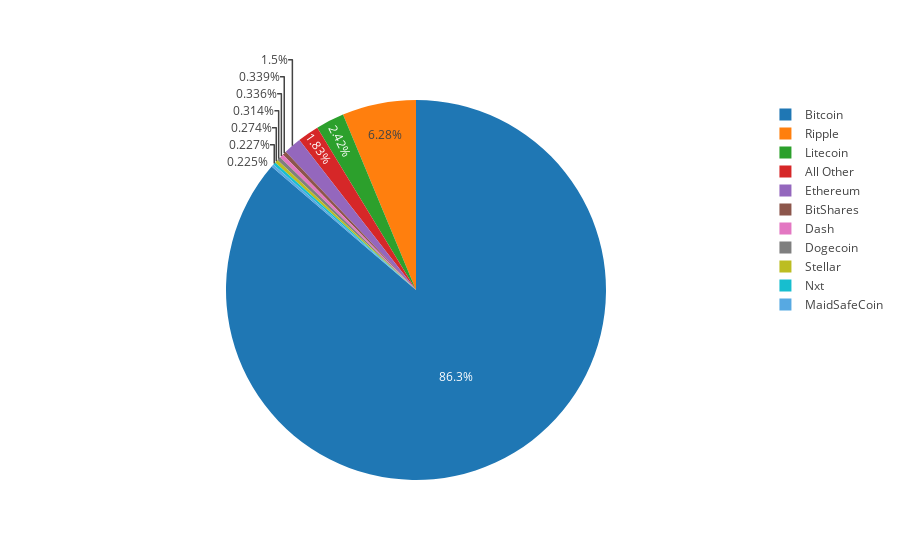

The notebook cell saved with this chart:
### Code cell
# plot pie chart for market share of 2017
plot_pie_chart(market_2015)

### Figure 1 — Plotly figure (JSON) as saved in the notebook; plotly's stock layout.template omitted (floating-point values rounded to 4 significant figures)
{"data": [{"labels": ["Bitcoin", "Ripple", "Litecoin", "Ethereum", "BitShares", "Dash", "Dogecoin", "Stellar", "Nxt", "MaidSafeCoin", "All Other"], "type": "pie", "uid": "f69bae67-908e-484e-8af8-c6536d1b8ba5", "values": [3.916, 0.285, 0.1099, 0.06811, 0.0154, 0.01524, 0.01427, 0.01245, 0.01029, 0.01023, 0.08301]}], "layout": {}}
